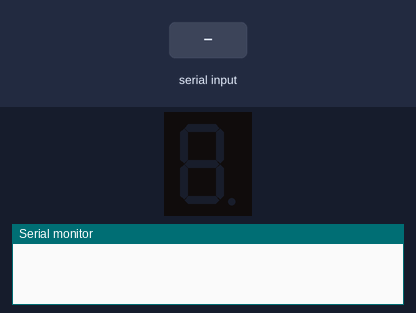
Bench run of a sketch on a simulated Arduino Uno, built with avr-gcc and run on an emulated ATmega328P. On the bench: 1-digit seven-segment display, the last lines printed to the serial monitor. Wiring (inferred from the names in the program): 1-digit 7-segment display, segments lit when HIGH: segments pin 2, pin 3, pin 4, pin 5, pin 6, pin 7, pin 8. The test bench sets the inputs (shaded band). The segment pins are drawn as the display they are named for.

Above: at 1.2 s.
1.3 s: "1\n" received over Serial
At 2.0 s:
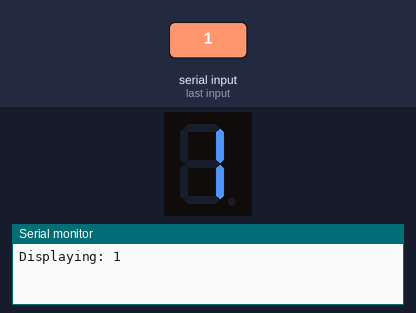
2.8 s: "5\n" received over Serial
At 3.2 s:
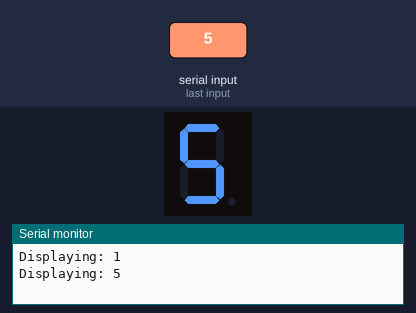
Timing chart, 0 to 5.8 s (numbered marks = the images above; inputs shaded):
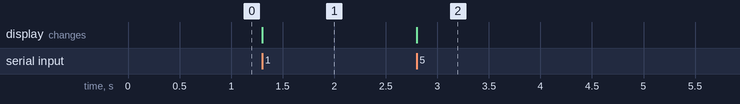

The sketch:

main.ino
```cpp
const int segmentPins[7] = {2, 3, 4, 5, 6, 7, 8}; // Pins connected to the segments (a-g)

// Segment configurations for numbers 0-9
const byte digitPatterns[10] = {
  B00111111, // 0
  B00000110, // 1
  B01011011, // 2
  B01001111, // 3
  B01100110, // 4
  B01101101, // 5
  B01111101, // 6
  B00000111, // 7
  B01111111, // 8
  B01101111  // 9
};

void setup() {
  for (int i = 0; i < 7; i++) {
    pinMode(segmentPins[i], OUTPUT);
  }
  Serial.begin(9600); // Start serial communication at 9600 bps
}

void loop() {
  if (Serial.available() > 0) {
    String command = Serial.readStringUntil('\n');
    command.trim(); // Removes any whitespace from the start and end of the string

    if (command.length() == 1 && isDigit(command[0])) {
      int digit = command.toInt();
      displayDigit(digit);
      Serial.print("Displaying: ");
      Serial.println(digit);
    } else {
      Serial.println("Invalid command. Please enter a single digit (0-9).");
    }
  }
}

void displayDigit(int digit) {
  byte pattern = digitPatterns[digit];
  for (int i = 0; i < 7; i++) {
    digitalWrite(segmentPins[i], bitRead(pattern, i));
  }
}
```

Measured:
- after the input at 1.3 s, the display: changes at once (image 1)
- after the input at 2.8 s, the display: changes at once (image 2)
